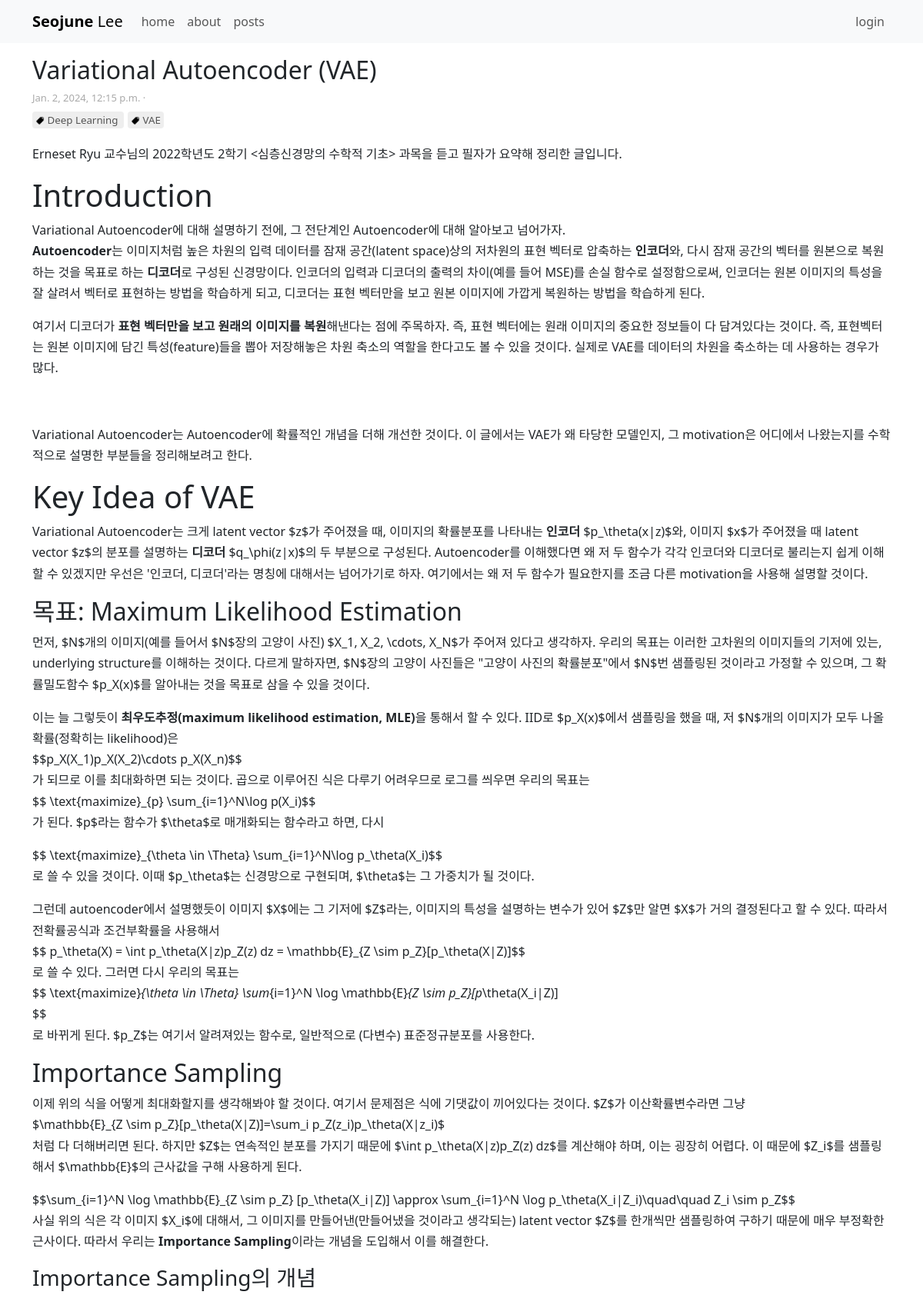
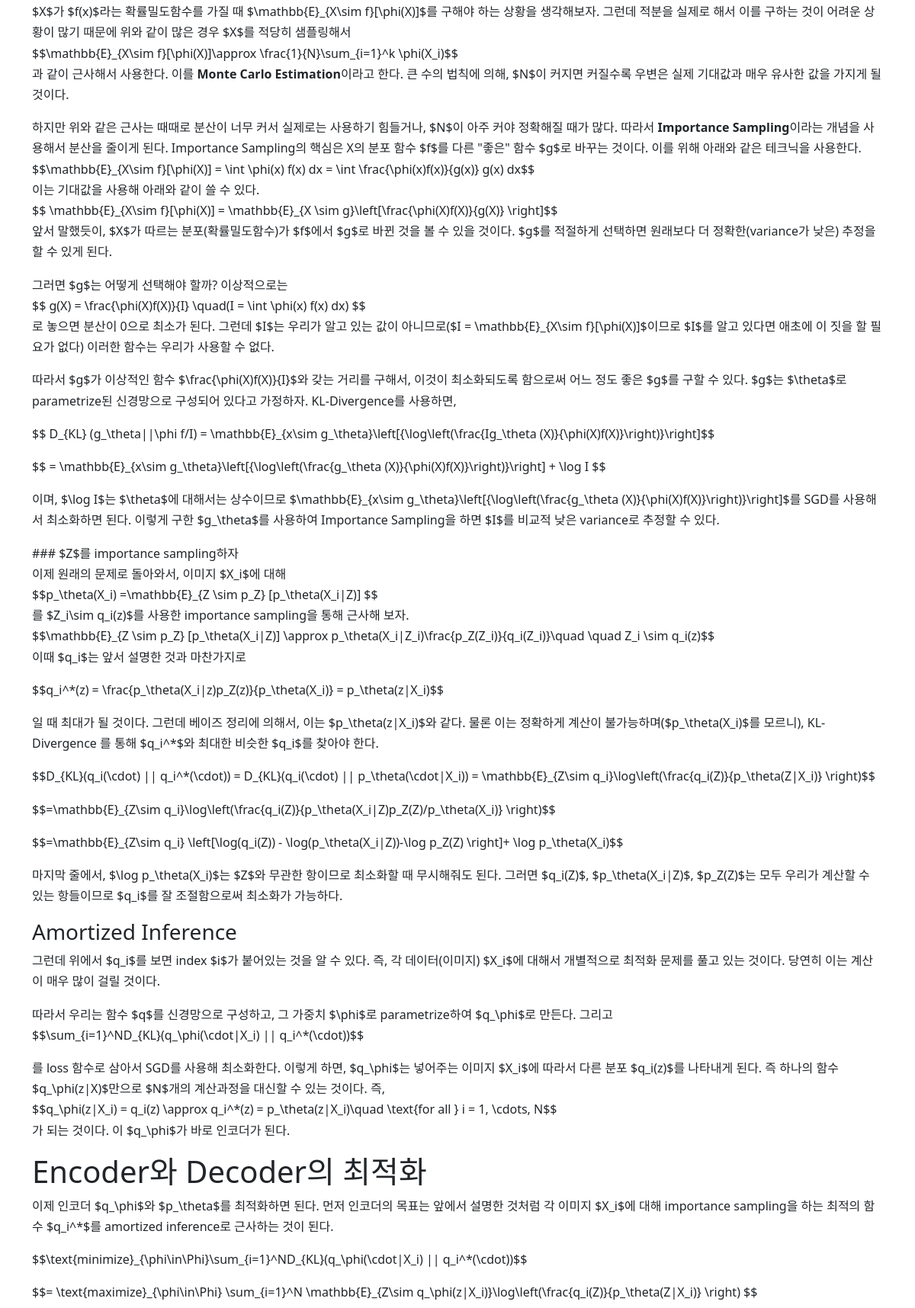
Screenshot of /post/variational-autoencoder-vae (upper part) with the database file from the repository (2 pictures, top to bottom).
### blogapp/models.py (models this page shows, shortened)
class Post(models.Model):
    title = models.CharField(max_length=100)
    slug = AutoSlugField(unique=True, populate_from='title', null=False)
    content = models.TextField()
    author = models.ForeignKey(settings.AUTH_USER_MODEL, on_delete=models.CASCADE, related_name="posts")
    tags = TaggableManager(blank=True)
    created_at = models.DateTimeField(auto_now_add=True)
    special_post = models.BooleanField(default=False)   # about이나 main에 들어가는 특별한 글인지 여부

### blogapp/views.py (the view)
# urls.py: path('post/<slug:slug>', PostView.as_view(), name="post"),
class PostView(DetailView):
    model = Post
    template_name = 'blogapp/post_detail.html'

### blogapp/templatetags/markdown_extras.py (called while the page is built)
@register.filter()
@stringfilter
def markdown(content):
    content = re.sub(r'\$(.*)\$', lambda match: match.group(0).replace('_', '<mathsubscript>'), content)
    html_content = md.markdown(content, extensions=[
        'markdown.extensions.fenced_code',
        'markdown.extensions.codehilite',
        'markdown.extensions.nl2br',
        ])
    html_content = html_content.replace('<mathsubscript>', '_')
    return html_content

### blogapp/templatetags/read_time.py (called while the page is built)
def read(html):
    return of_html(html)

### templates/blogapp/post_detail.html (shortened to what this page needs)
{% extends "base.html" %}
{% load markdown_extras %}
{% load read_time %}
{% load static %}
{% block content %}
<div class="container py-3 post-detail">
    <div class="post-detail-header">
        <div style="display: flex; flex-direction: row;">
            <h2>{{post.title}}</h2>
        </div>
        <p class="post-time">{{post.created_at}} · {{post.content | readtime}}</p>
        {% for tag in post.tags.all %}
        <a href="{% url 'blog:tagged' tag.slug %}" class="tag">
            <img src="{% static 'icons/tag.png' %}" style="height: 12px; width: 12px;">
            {{ tag }}
        </a>
        {% endfor %}
    </div>
    <div class="post-detail-content">
        {{post.content | markdown | safe}}
    </div>
</div>
<link rel="stylesheet" href="https://cdn.jsdelivr.net/npm/katex@0.12.0/dist/katex.min.css">
{% endblock %}

### templates/base.html (shortened to what this page needs)
{% load static %}
<!DOCTYPE HTML>
<html>
    <head>
        </head>
    <body>
        <nav class="navbar navbar-expand-lg navbar-light bg-light">
            <div class="container-fluid container">
              <a class="navbar-brand"><b>Seojune</b> Lee</a>
              <div class="collapse navbar-collapse" id="navbarNavDropdown">
                <ul class="navbar-nav">
                    <li class="nav-item">
                        <a class="nav-link" href='/'>home</a>
                    </li>
                    <li class="nav-item">
                        <a class="nav-link" href='/about'>about</a>
                    </li>
                    <li class="nav-item">
                        <a class="nav-link" href='/posts'>posts</a>
                    </li>
                </ul>
                <span class="nav-item ms-auto">
                    <ul class="navbar-nav">
                        <li class="nav-item">
                            {% if not user.is_authenticated %}
                                <a class="nav-link" href="{% url 'users:login' %}">login</a>
                            {% endif %}
                        </li>
                    </ul>
                </span>
              </div>
            </div>
          </nav>
    {% block content %}
    {% endblock %}
    </body>
    <link href="https://cdn.jsdelivr.net/npm/bootstrap@5.3.2/dist/css/bootstrap.min.css" rel="stylesheet">
    <link href="{% static 'style.css' %}" rel="stylesheet">
    <link href="{% static 'code_style.css' %}" rel="stylesheet" type="text/css">
</html>

### static/style.css (style rules this page uses)
:root { --main-theme-color: #3693be; }
.tag { font-size: smaller; color: #555; text-decoration: none; padding: 2px 4px; border-radius: 4px; background-color: #EEE; margin-right: 5px; }
.post-detail-header { margin-bottom: 20px; }
.post-time { font-size: small; color: #AAA; margin-top: 0px; margin-bottom: 5px; }
.post-detail-header .tag { margin-top: 0; }
.post-detail-content p { line-height: 170%; }

### rows the page displays
Post: title "Variational Autoencoder (VAE)", created_at "Jan. 2, 2024, 12:15 p.m.", content "Erneset Ryu 교수님의 2022학년도 2학기 <심층신경망의 수학적 기초> 과목을 듣고 필자가 요약해 정리한 글입니다. Introduction Variational Autoencoder에 대해 설명하기 전에, 그 전단계인 Autoencoder에 대해 알아보고 넘어가자. Autoencoder 는 이미지처럼 높은 차원의 입력 데이터를 잠재 공간(latent space)상의 저차원의 표현 벡터로 압축하는 인코더 와, 다시 잠재 공간의 벡터를 원본으로 복원하는 것을 목표로 하는 디코더 로 구성된 신경망이다. 인코더의 입력과 디코더의 출력의 차이(예를 들어 MSE)를 손실 함수로 설정함으로써, 인코더는 원본 이미지의 특성을 잘 살려서 벡터로 표현하는 방법을 학습하게 되고, 디코더는 표현 벡터만을 보고 원본 이미지에 가깝게 복원하는 방법을 학습하게 된다. 여기서 디코더가 표현 벡터만을 보고 원래의 이미지를 복원 해낸다는 점에 주목하자. 즉, 표현 벡터에는 원래 이미지의 중요한 정보들이 다 담겨있다는 것이다. 즉, 표현벡터는 원본 이미지에 담긴 특성(feature)들을 뽑아 저장해놓은 차원 축소의 역할을 한다고도 볼 수 있을 것이다. 실제로 VAE를 데이터의 차원을 축소하는 데 사용하는 경우가 많다. Variational Autoencoder는 Autoencoder에 확률적인 개념을 더해 개선한 것이다. 이 글에서는 VAE가 왜 타당한…"
Tag: name "Deep Learning"
Tag: name "VAE"
